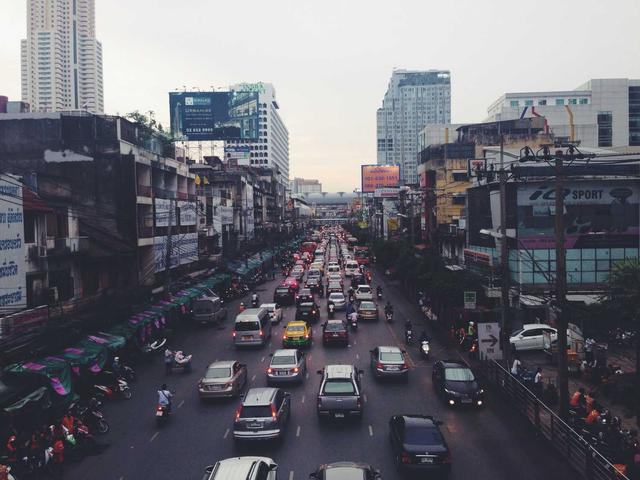
#> input picture 01_sift/images/input_image.jpg, 640 x 480 px
$ python sift_descriptor_real.py
#> lines starting #> are read from the running program, lines starting #| are printed output that depends on the picture
"""
Generate REAL SIFT Descriptor visualization images using actual keypoints from the image.
Shows the step-by-step descriptor creation process on real data.
"""

import numpy as np
from PIL import Image
import matplotlib.pyplot as plt
import matplotlib.patches as patches
from scipy.ndimage import gaussian_filter
import os

def load_image():
    """Load the input image."""
    img_path = '../images/input_image.jpg'
    if os.path.exists(img_path):
        return np.array(Image.open(img_path).convert('L'))
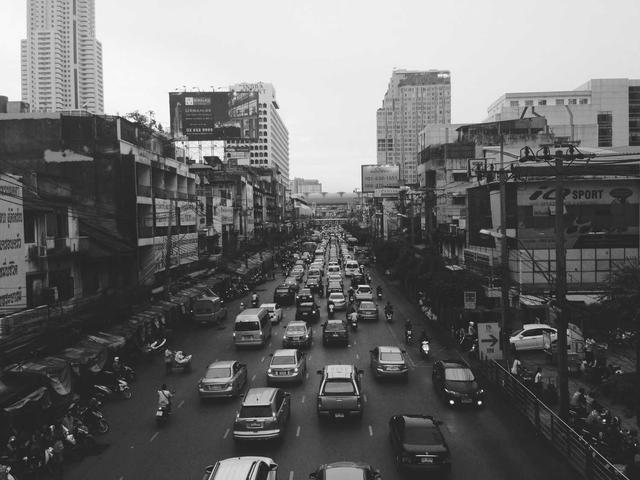
#> returned value: shape (480, 640); min 1, max 255, mean 106.6
#| Image size: (480, 640)
    raise FileNotFoundError("input_image.jpg not found")

def compute_gradients(img):
    """Compute gradient magnitude and orientation."""
    gy, gx = np.gradient(img.astype(np.float64))
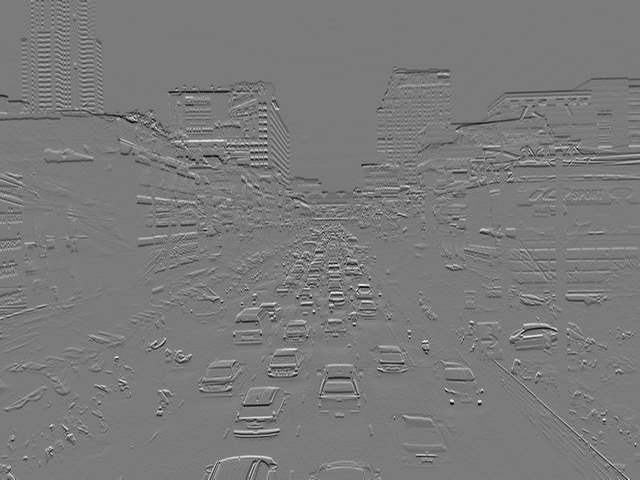
#> gy: shape (480, 640) float64; min -103, max 110, mean -0.3; drawn with min black and max white
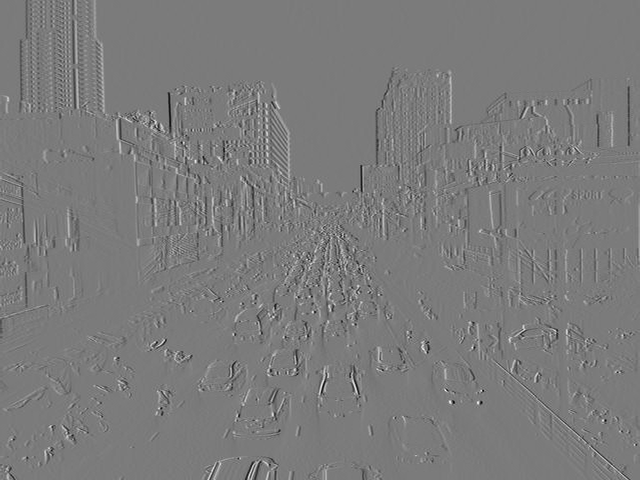
#> gx: shape (480, 640) float64; min -109.5, max 116.5, mean 0; drawn with min black and max white
    magnitude = np.sqrt(gx**2 + gy**2)
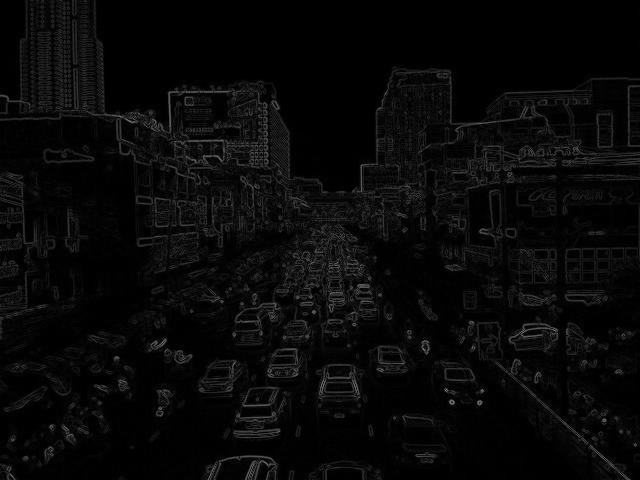
#> magnitude: shape (480, 640) float64; min 0, max 133.9, mean 8.8
    orientation = np.arctan2(gy, gx) * 180 / np.pi
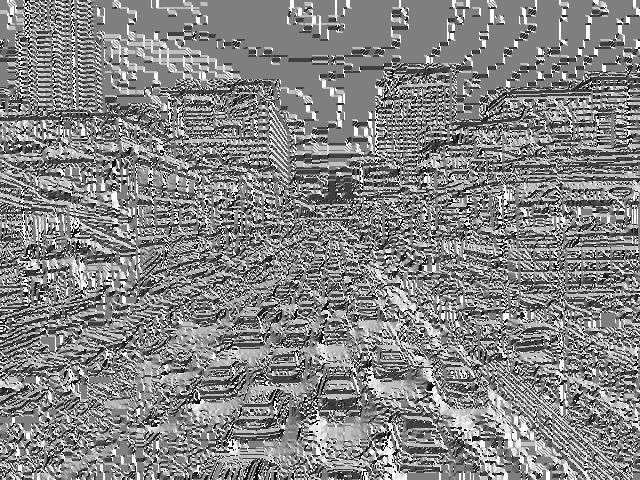
#> orientation: shape (480, 640) float64; min -179.7, max 180, mean 8.3; drawn with min black and max white
    orientation = (orientation + 360) % 360
    return magnitude, orientation, gx, gy

def find_good_keypoint(img, magnitude):
    """Find a keypoint with good gradient response for visualization."""
    h, w = img.shape
#> (the rest of the program and of its run is left out)
